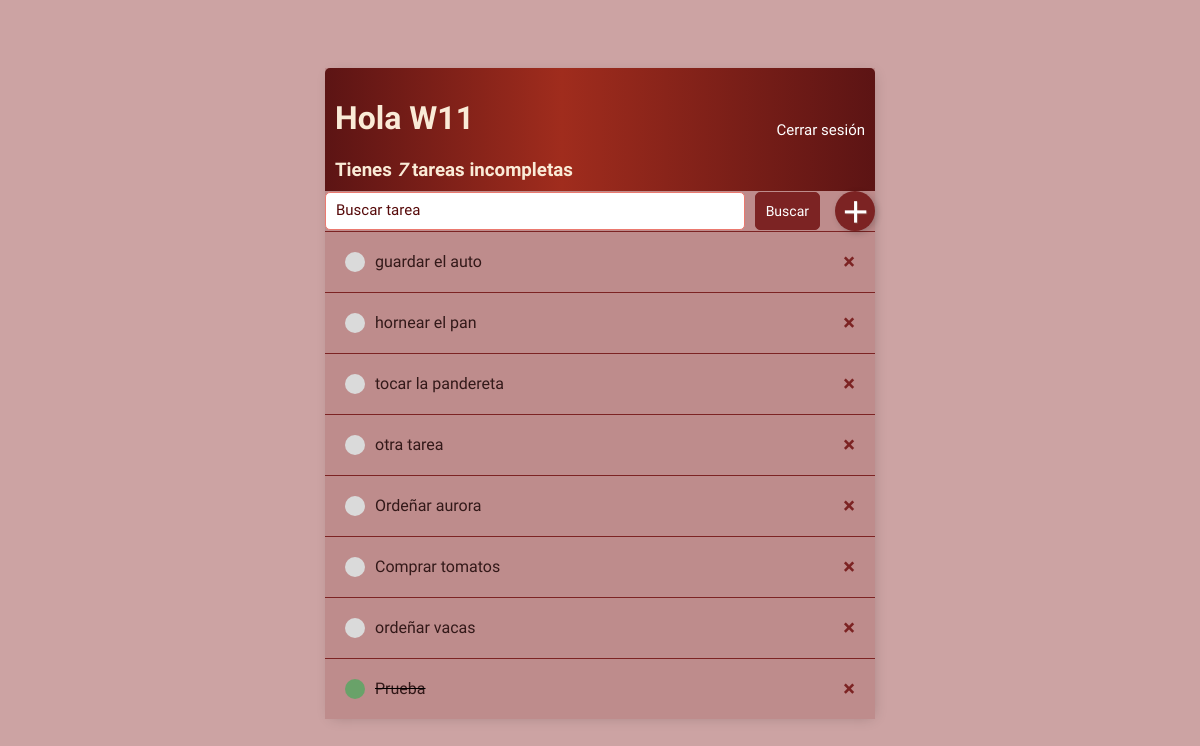
The app's page / (signed in) with its own data.
### base/models.py (models this page shows, shortened)
class Tarea(models.Model):
    titulo = models.CharField(max_length=200)
    descripcion = models.TextField(blank=True)
    completo = models.BooleanField(default=False)
    creado = models.DateTimeField(auto_now_add=True)
    usuario = models.ForeignKey(User, on_delete=models.CASCADE)
    class Meta:
        ordering = ['completo', '-creado']

### base/views.py (the view)
# urls.py: path('', ListaPendientes.as_view(), name='tareas'),
class ListaPendientes(LoginRequiredMixin, ListView):
    model = Tarea
    template_name = 'tareas/list.html'
    context_object_name = 'tareas'
    def get_queryset(self):
        buscar = self.request.GET.get('buscar') or ''
        return Tarea.objects.filter(usuario=self.request.user, titulo__icontains=buscar)
    def get_context_data(self, **kwargs):
        context = super().get_context_data(**kwargs)
        context['count'] = Tarea.objects.filter(usuario=self.request.user, completo=False).count()
        return context

### base/templates/tareas/list.html (shortened to what this page needs)
{% extends 'base/principal.html' %}
{% block content %}
<div class="barra-superior">
  <div>
    <h1>Hola {{ request.user|title }}</h1>
    <h3 style="margin:0">Tienes <i>{{ count }}</i> tarea{{ count|pluralize }} incompleta{{ count|pluralize }}</h3>
  </div>
  {% if request.user.is_authenticated %}
    <form method="post" action="{% url 'logout' %}">
      <button type="submit" style="background:none;border:none;padding:0;color:#fff;cursor:pointer;font-family:'Red Hat Display', sans-serif;font-size:15px;">
        Cerrar sesión
      </button>
    </form>
  {% else %}
    <a href="{% url 'login' %}">Iniciar sesión</a>
  {% endif %}
</div>
<div id="envoltorio-agregar-buscar">
  <section class="seccion2">
    <form method="GET" action="">
      <input type="text" name="buscar" placeholder="Buscar tarea" value="{{ request.GET.buscar }}">
      <input class="boton" type="submit" value="Buscar">
    </form>
    <a id="enlace-agregar" href="{% url 'crear-tarea' %}">&#xFF0B;</a>
  </section>
</div>
<div class="envoltorio-items-tarea">
  {% for tarea in tareas %}
    <div class="envoltorio-tarea {% if tarea.completo %}completada{% endif %}">
      <span class="titulo-tarea">
        {% if tarea.completo %}
          <div class="icono-tarea-completa" aria-label="Tarea completada"></div>
          <s><a href="{% url 'editar-tarea' tarea.id %}">{{ tarea.titulo }}</a></s>
        {% else %}
          <div class="icono-tarea-incompleta" aria-label="Tarea pendiente"></div>
          <a href="{% url 'editar-tarea' tarea.id %}">{{ tarea.titulo }}</a>
        {% endif %}
      </span>
      <a class="enlace-eliminar" href="{% url 'eliminar-tarea' tarea.id %}" aria-label="Eliminar tarea">×</a>
    </div>
  {% empty %}
    <h3>No hay tareas pendientes.</h3>
  {% endfor %}
</div>
{% endblock %}

### base/templates/base/principal.html (shortened to what this page needs)
<!DOCTYPE html>
<html lang="es">
<head>
</head>
<body>
  <div class="container">
    {% block content %}{% endblock %}
  </div>
</body>

### base/templates/base/principal.html (style rules this page uses)
body { background-color: hsl(0, 29%, 72%); font-family: "Red Hat Display", sans-serif; padding-top: 60px; }
.container { max-width: 550px; margin: auto; background-color: #be8c8c; -webkit-box-shadow: 2px 2px 13px -4px rgba(0,0,0,0.21); font-family: "Red Hat Display", sans-serif; box-shadow: 2px 2px 13px -4px rgba(0,0,0,0.21); }
h1, h2, h3, h4, h5, h6 { font-family: "Red Hat Display", sans-serif; }
a, p { color: #832c2c }
.barra-superior { display: flex; justify-content: space-between; font-family: "Red Hat Display", sans-serif; color:antiquewhite; align-items: center; padding: 10px; border-radius: 5px 5px 0 0; background-image: linear-gradient(90deg, rgb(92, 20, 20) 0%, rgb(160, 44, 29) 43%, rgb(92, 20, 20) 100%); }
.envoltorio-tarea { display: flex; align-items: center; justify-content: space-between; padding: 20px; background-color: #be8c8c; border-top: 1px solid #7c2323; font-family: 'Red Hat Display', sans-serif; }
.titulo-tarea { display: flex; }
.titulo-tarea a { text-decoration: none; color: #331919; margin-left: 10px; }
.icono-tarea-completa { height: 20px; width: 20px; background-color: rgb(105, 162,105); border-radius: 50px; }
.icono-tarea-incompleta { height: 20px; width: 20px; background-color: rgb(218, 218, 218); border-radius: 50px; }
.enlace-eliminar { color: #7c2323; text-decoration: none; font-weight: 900; font-size: 22px; line-height: 0; }
input::placeholder { color: #570b0b; font-size: 15px; font-family: 'Red Hat Display', sans-serif; }
#enlace-agregar { color: #EA4220; text-decoration: none; font-size: 42px; text-shadow: 1px 1px #81413B; }
input[type=text], input[type=password], textarea { border: 1px solid #EB796F; border-radius: 5px; padding:10px; width:90%; font-family: "Red Hat Display", sans-serif; }
.boton { border: 1px solid #7c2323; background-color: #7c2323; color: #ffffff; padding:10px; font-size: 14px; border-radius: 5px; cursor: pointer; text-decoration: none; font-family: "Red Hat Display", sans-serif; }
.seccion2 { display: flex; align-items: center; justify-content: space-between; gap: 15px; }
.seccion2 form { display: flex; gap: 10px; flex-grow: 1; }
.seccion2 input[type="text"] { flex-grow: 1; }
#enlace-agregar { display: flex; justify-content: center; align-items: center; width: 40px; height: 40px; border-radius: 50%; background-color: #7c2323; color: #fff; font-size: 28px; font-weight: bold; text-decoration: none; box-shadow: 2px 2px 6px rgba(0, 0, 0, 0.2); transition: transform 0.3s ease, box-shadow 0.3s ease; }

### records on screen
Tarea: titulo "guardar el auto"
Tarea: titulo "hornear el pan"
Tarea: titulo "tocar la pandereta"
Tarea: titulo "otra tarea"
Tarea: titulo "Ordeñar aurora"
Tarea: titulo "Comprar tomatos"
Tarea: titulo "ordeñar vacas"
Tarea: titulo "Prueba"

### other values on screen
{{ request.user|title }} "W11"
{{ count }} "7"
